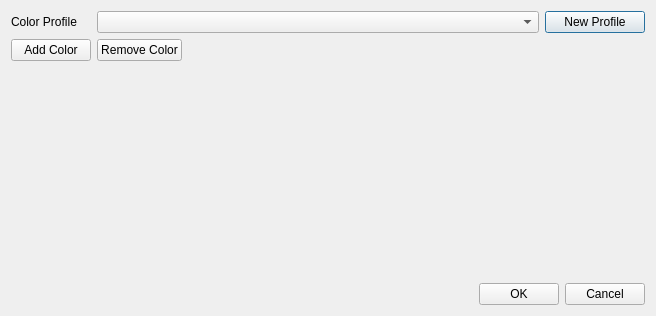
<?xml version="1.0" encoding="UTF-8"?>
<ui version="4.0">
 <class>Dialog</class>
 <widget class="QDialog" name="Dialog">
  <property name="geometry">
   <rect>
    <x>0</x>
    <y>0</y>
    <width>656</width>
    <height>316</height>
   </rect>
  </property>
  <property name="windowTitle">
   <string>Dialog</string>
  </property>
  <layout class="QVBoxLayout" name="verticalLayout">
   <item>
    <layout class="QHBoxLayout" name="hLayProfile">
     <item>
      <widget class="QLabel" name="label_4">
       <property name="maximumSize">
        <size>
         <width>80</width>
         <height>16777215</height>
        </size>
       </property>
       <property name="text">
        <string>Color Profile</string>
       </property>
      </widget>
     </item>
     <item>
      <widget class="QComboBox" name="colorsComboBox"/>
     </item>
     <item>
      <widget class="QPushButton" name="newProfileButton">
       <property name="maximumSize">
        <size>
         <width>100</width>
         <height>16777215</height>
        </size>
       </property>
       <property name="text">
        <string>New Profile</string>
       </property>
      </widget>
     </item>
    </layout>
   </item>
   <item>
    <layout class="QHBoxLayout" name="hLayCtl">
     <item>
      <widget class="QPushButton" name="addColumnButton">
       <property name="text">
        <string>Add Color</string>
       </property>
      </widget>
     </item>
     <item>
      <widget class="QPushButton" name="removeColumnButton">
       <property name="text">
        <string>Remove Color</string>
       </property>
      </widget>
     </item>
     <item>
      <spacer name="horizontalSpacer">
       <property name="orientation">
        <enum>Qt::Horizontal</enum>
       </property>
       <property name="sizeHint" stdset="0">
        <size>
         <width>40</width>
         <height>20</height>
        </size>
       </property>
      </spacer>
     </item>
    </layout>
   </item>
   <item>
    <layout class="QVBoxLayout" name="vLayColors"/>
   </item>
   <item>
    <spacer name="verticalSpacer">
     <property name="orientation">
      <enum>Qt::Vertical</enum>
     </property>
     <property name="sizeHint" stdset="0">
      <size>
       <width>20</width>
       <height>40</height>
      </size>
     </property>
    </spacer>
   </item>
   <item>
    <layout class="QHBoxLayout" name="hLayOkCancel">
     <item>
      <spacer name="horizontalSpacer_2">
       <property name="orientation">
        <enum>Qt::Horizontal</enum>
       </property>
       <property name="sizeHint" stdset="0">
        <size>
         <width>40</width>
         <height>20</height>
        </size>
       </property>
      </spacer>
     </item>
     <item>
      <widget class="QPushButton" name="okButton">
       <property name="text">
        <string>OK</string>
       </property>
      </widget>
     </item>
     <item>
      <widget class="QPushButton" name="cancelButton">
       <property name="text">
        <string>Cancel</string>
       </property>
      </widget>
     </item>
    </layout>
   </item>
  </layout>
 </widget>
 <resources/>
 <connections>
  <connection>
   <sender>cancelButton</sender>
   <signal>clicked()</signal>
   <receiver>Dialog</receiver>
   <slot>close()</slot>
   <hints>
    <hint type="sourcelabel">
     <x>671</x>
     <y>505</y>
    </hint>
    <hint type="destinationlabel">
     <x>364</x>
     <y>279</y>
    </hint>
   </hints>
  </connection>
 </connections>
</ui>
